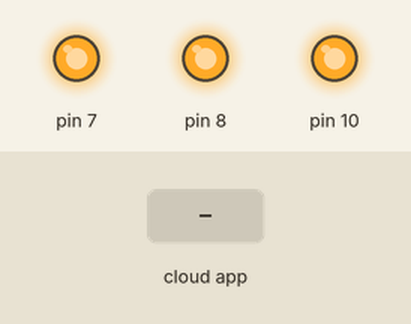
A sketch run on a simulated Arduino Uno, built with avr-gcc and run on an emulated ATmega328P. Shown: output pins drawn as LEDs (lit = HIGH). The test bench sets the inputs (shaded band). The ROS host is connected and sends only what is stated.

Above: at 1.2 s.
1.3 s: the phone or cloud app sets PWMs to 0
At 2.1 s:
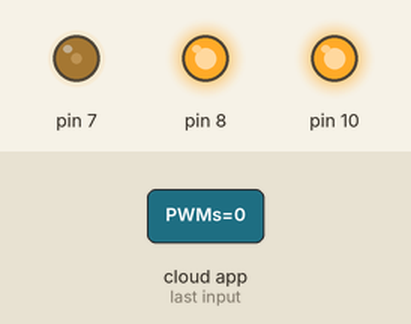
Timing chart, 0 to 4.3 s (numbered marks = the images above; inputs shaded):
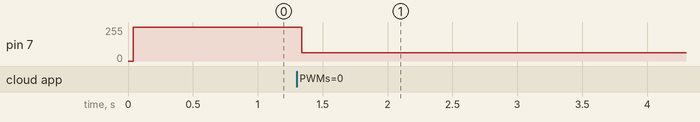

Measured:
- after the input at 1.3 s, pin 7: 255/255 → 62/255 at once

The sketch:

transmite.ino
```cpp
 /****************   TRANSMISSOR   **************************

 Instalação: http://wiki.ros.org/rosserial_arduino/Tutorials/Arduino%20IDE%20Setup

 Passo a Passo "ROS + Rádio":
 Verifique se o programa que está no catkin_ws/src/                beginner_tutorials/src é o que interpreta os dados do rádio.
 roscore <---NAO ESQUECER DE RODAR O MASTER
 rosrun rosserial_python serial_node.py _port:=/dev/ttyACM0
 rosrun beginner_tutorials nodo             Para rodar o nó

 --- PINAGEM Comunicador---
 * (8) MISO -> 12
 * (5) MOSI -> 11
 * (6) SCK  -> 13
 * (4) CE   -> 8
 * (3) CSN  -> 7
 * (1) VCC  -> 3.3v
 * (2) GND  -> GND

 ----- INSTRUÇÕES DE MANUSEIO -----

* 'w' para acelerar os dois motores para FRENTE;
* 's' para desacelerar os dois motores;
* 'e' para acelerar apenas o motor da direita;
* 'q' para acelerar apenas o da esqueda;
* 'c' para desacelerar o da direita;
* 'z' para desacelerar o da esquerda;
* 'd' incrementa o da direita e decrementa o da esquerda;
* 'a' incrementa o da esquerda e decrementa o da direita.
* 'r' para os dois motores (velocidade zero).

 **********************************************************/

#define Envio 1  // 1 - Para enviar mesma string somente uma vez
                 // (tenta varias até ter sucesso)
                 // 0 - Para enviar a mesma string indefinidamente
                 // (quando uma nova string for inserida, passa a envia-la)
#define CANAL 95 //Canal de comunicação
#define TamPayload 11 //tamanho da string em bytes
//#define TimeOut 30 //timeout da tentativa em ms

#include <SPI.h>
#include "Mirf.h"
#include <nRF24L01.h>
#include <MirfHardwareSpiDriver.h>
#include <ros.h>
#include <std_msgs/String.h>

ros::NodeHandle  nh;
std_msgs::String str_msg;
//ros::Publisher chatter("chatter", &str_msg);

char mensagem[TamPayload];
char ATB1[TamPayload] = "BA1000000B";
int tentativas = 0;
unsigned long time = 0;

void messageCb(const std_msgs::String& msg)
{
  strcpy(ATB1, msg.data);
  EnviaString(ATB1, "ATBR1");
}

ros::Subscriber<std_msgs::String> sub("/eletronica/radio_controle/PWMs", messageCb);
unsigned int tempo;

void setup(){
  //Serial.begin(57600);
  //Serial.flush();
  Mirf.spi = &MirfHardwareSpi;
  Mirf.init();
  Mirf.setRADDR((byte *)"ATBSV");
  Mirf.payload = TamPayload*sizeof(byte);
  Mirf.config();
  Mirf.channel = CANAL;
  nh.initNode();
  nh.subscribe(sub);
  //nh.advertise(chatter);
  //Serial.println("Sending...");
  tempo = millis();
}

void escreveData(char *string, byte *data){
  int i;
  int tam = TamPayload;
  if(strlen(string) < tam) tam = strlen(string);
  for(i = 0; i < tam; i++){
    data[i] = string[i];
  }
  while(i < TamPayload){//preenche o resto da string com espaço vazio
    data[i] = '\0';
    i++;
  }
}

int EnviaString(char *string, char Robo[5]){
  byte data[Mirf.payload];
  //Serial.println(string);
  escreveData(string, data); //escreve string em data
  Mirf.setTADDR((byte *)Robo);//configura receptor e envia
  Mirf.send((byte *)data);
  while(Mirf.isSending()){//enquanto tiver enviando, espera
  }
  delay(1);
  digitalWrite(A4, LOW);
  return 0;
}

void loop()
{
  if((millis()-tempo) >= 1000){
      tempo = millis();
  }
  nh.spinOnce();
  delayMicroseconds(200);
}
```
